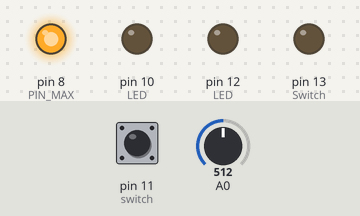
Simulated run of this sketch. Board: Arduino Uno, built with avr-gcc and run on an emulated ATmega328P. On the bench: output pins drawn as LEDs (lit = HIGH). Inputs (shaded band) come from the test bench; at power-on: A0 = 512, pin 11 (switch) HIGH.

Above: at 1.0 s.
1.1 s: A0 set to 414
2.6 s: A0 set to 389
At 3.4 s:
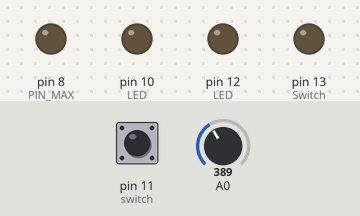
4.1 s: pin 11 (switch) pulled LOW for 0.25 s
At 4.4 s:
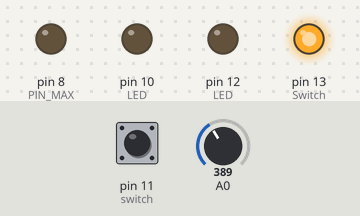
6.1 s: pin 11 (switch) pulled LOW for 3.2 s
At 9.9 s:
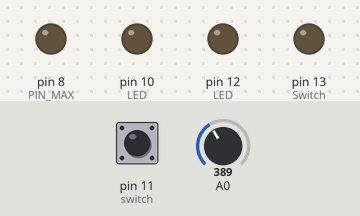
10.9 s: A0 set to 410
At 12.2 s:
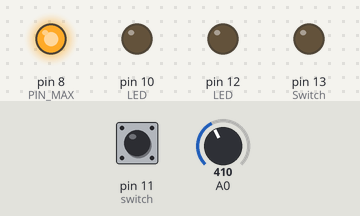
12.5 s: pin 11 (switch) pulled LOW for 1 s
At 13.5 s:
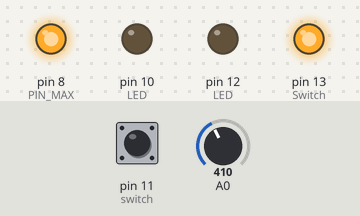
Timing chart, 0 to 15.5 s (numbered marks = the images above; inputs shaded):
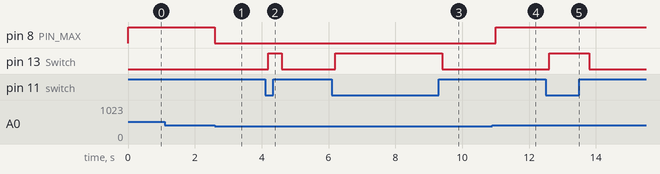

The sketch:

AssgnApp.ino
```cpp
#include <avr/io.h>
#include <util/delay.h>
#include "adc.h"
#include "dio.h"
#include "uart.h"
#include <stdlib.h>

int store_LDR;
int i;
int n;
#define thresh 400
//void init();

int main(void){
  init();

  while (1)
  {
    // code will run repeatedly
    // switch and LED
    int switch_press = (PINB & (1 << 3))!= 0;
    if(switch_press)  // if switch not pressed
    {
      PORTB = PORTB & ~(1 << 5);    // Switch OFF LED
     // _delay_ms(200);
    }
    else
    {
      PORTB = PORTB | (1 << 5);      // Switch ON LED
      _delay_ms(200);
      uart_sendstring("kEY IS PRESSED \n");
    }
    //LDR and LED

    store_LDR = Adc_ReadChannel(0);
    // convert store_LDR to string
    char str[10]={0};
    itoa(store_LDR, str, 10);
    // UART SEND store_LDR string form
    uart_sendstring(str);

    if(store_LDR > thresh){
      // If LDR reads low readings we will have to turn the LED on
      PORTB = PORTB | (1 << 0);      // Switch ON LED
      _delay_ms(200);
      // Uart send warning
      uart_sendstring("WARNING \n");
    }
    else{
      // If LDR reads high readings we will turn the LED off
      PORTB = PORTB & ~(1 << 0);     // Switch off LED
      _delay_ms(200);
    }
    // time referance LED for switch
  /*  if(switch_press){
       i=1;
       n=0;
      for(i;i==n+1;i++){
        PORTB = PORTB |(1<<2);
        _delay_ms(200);
        PORTB = PORTB &~(1<<2);
        _delay_ms(200);
        n=1;
      }

    delay(10000);
    i=i+n;
    }

 // time referance Potentiometer for switch
    if(store_LDR < thresh){
       i=1;
       n=0;
      for(i;i < n+1 ; i++){
        PORTB = PORTB |(1<<4);
        _delay_ms(200);
        PORTB = PORTB &~(1<<4);
        _delay_ms(200);
        n = 1;
      }

    delay(10000);
    i=i+n;
    }*/

  }
  return 0;
}

void init()
{
  // code will run once
  // Initalization of libraries

  Adc_Init();
  uart_init(9600);
  Dio_Init();

  }
```

adc.h
```cpp
// Function prototypes defined in header file for DIO

void Adc_Init(void);

unsigned short Adc_ReadChannel(unsigned char channel);
```

adc.ino
```cpp
#include <avr/io.h>

void Adc_Init(void)
{
    // AREF = AVcc
    ADMUX = (1<<REFS0);

    // ADC Enable and prescaler of 128
    // 16000000/128 = 125000
    ADCSRA = (1<<ADEN)|(1<<ADPS2)|(1<<ADPS1)|(1<<ADPS0);
}

unsigned short Adc_ReadChannel(unsigned char ch)
{

  // select the corresponding channel 0~7
  // ANDing with ’7′ will always keep the value
  // of ‘ch’ between 0 and 7
  ch &= 0b00000111;  // AND operation with 7
  ADMUX = (ADMUX & 0xF8)|ch; // clears the bottom 3 bits before ORing

  // start single convertion
  // write ’1′ to ADSC
  ADCSRA |= (1<<ADSC);

  // wait for conversion to complete
  // ADSC becomes ’0′ again
  // till then, run loop continuously
  while(ADCSRA & (1<<ADSC));

  return ADC;

}
```

uart.h
```cpp
// Function prototypes defined in header file for UART library
// .h files should be included in main app in order to use the library


void uart_SetBaudRate(int baud);
void uart_init(int baud);
void uart_transmit (unsigned char data);
unsigned char uart_recieve (void);
int uart_recieve_ready (void);
void uart_sendstring(unsigned char DataString);
```

uart.ino
```cpp
#include <avr/io.h>
#include <string.h>

void uart_SetBaudRate(int baud)
{
  int ubrr = ((F_CPU)/(baud*16UL)-1);
  UBRR0H = (ubrr>>8);                      // shift the register right by 8 bits
  UBRR0L = ubrr;                           // set baud rate bits [7 : 0]
}

void uart_init (int baud)
{
  uart_SetBaudRate(baud);
  UCSR0B|= (1<<TXEN0)|(1<<RXEN0);        // enable receiver and transmitter
  UCSR0C|= (1<<UCSZ00)|(1<<UCSZ01);      // 8bit data format
}

// function to send data
void uart_transmit (unsigned char data)
{
  int udr_empty;
  do
  {
    udr_empty = (UCSR0A & (1<<UDRE0)) != 0;
  }while(!udr_empty);                            // wait while register is free

  UDR0 = data;                                  // load data in the register
}

// function to receive data
unsigned char uart_recieve (void)
{
  while(!uart_recieve_ready ());                   // wait while data is being received
  return UDR0;                                   // return 8-bit data
}

int uart_recieve_ready (void)
{
  int flag = ((UCSR0A) & (1<<RXC0)) != 0;     // check if data is receiving is complete
  return flag;
}

void uart_sendstring (char * str)
{
  unsigned char i =0 ;
   while(str[i]!=0)
      {uart_transmit(str[i]) ; i++;}
}
```

dio.h
```cpp
#define DIO_INTERFACE_H_

#define DIO_u8_PORTA 0
#define DIO_u8_PORTB 1
#define DIO_u8_PORTC 2
#define DIO_u8_PORTD 3

#define DIO_u8_Pin0 0
#define DIO_u8_Pin1 1
#define DIO_u8_Pin2 2
#define DIO_u8_Pin3 3
#define DIO_u8_Pin4 4
#define DIO_u8_Pin5 5
#define DIO_u8_Pin6 6
#define DIO_u8_Pin7 7

#define DIO_u8_OUTPUT 0xFF
#define DIO_u8_INPUT 0x00

#define DIO_u8_HIGH 1
#define DIO_u8_LOW 0

#define PORT_MAX    4
#define PIN_MAX     8

//functions prototypes

//function to set pin direction
//port
//pin_number
//direction
void Dio_Init();
void DIO_VoidSetPinDirection(u8 DIO_u8PortId, u8 DIO_u8PinId, u8 DIO_PinDir);
void DIO_VoidSetPinValue(u8 DIO_u8PortId, u8 DIO_u8PinId, u8 DIO_PinVal);
void DIO_VoidSetPortDirection(u8 DIO_u8PortId, u8 DIO_PortDir);
void DIO_VoidSetPortValue(u8 DIO_u8PortId, u8 DIO_PortVal);
u8 DIO_GetPinVal(u8 Copy_u8PortID, u8 Copy_u8PinId);
```

dio.ino
```cpp
// #include "STD_TYPES.h"
#include "dio.h"

#define SET_BIT(Var,BitNo)       Var |= (1 << (BitNo))
#define CLR_BIT(Var,BitNo)       Var &= ~(1 << (BitNo))
#define TOGGLE_BIT(Var,BitNo)    Var ^= (1 << (BitNo))
#define GET_BIT(Var,BitNo)    (((Var) >> (BitNo)) & 0x01)

#define DIO_u8_PORTA_REG   *((volatile u8*)0X3B)
#define DIO_u8_PORTB_REG   *((volatile u8*)0X38)
#define DIO_u8_PORTC_REG   *((volatile u8*)0X35)
#define DIO_u8_PORTD_REG   *((volatile u8*)0X32)
#define DIO_u8_DDRA_REG   *((volatile u8*)0X3A)
#define DIO_u8_DDRB_REG   *((volatile u8*)0X37)
#define DIO_u8_DDRC_REG   *((volatile u8*)0X34)
#define DIO_u8_DDRD_REG   *((volatile u8*)0X31)
#define DIO_u8_PINA_REG   *((volatile u8*)0X39)
#define DIO_u8_PINB_REG   *((volatile u8*)0X36)
#define DIO_u8_PINC_REG   *((volatile u8*)0X33)
#define DIO_u8_PIND_REG   *((volatile u8*)0X30)

typedef unsigned char u8;
typedef signed char s8;
typedef unsigned short int u16;
typedef signed short int s16;
typedef unsigned long int u32;
typedef signed long int s32;
typedef float f32;
typedef double f64;

void Dio_Init(){

  DDRB = DDRB | (1 << 5);     // Make PB5 output as it is the first LED
  DDRB = DDRB & ~(1 << 3);    // Make PB3 input as it is the switch
  PORTB = PORTB | (1 << 3);   // Activate pull up resistance
  // defining Potentiometer and LED
  DDRB = DDRB | (1 << 0);     // Make PB0 output as it is the second LED
  //DDRC = DDRC & ~(1 << 1);    // Make Potentiometer as in input
  // defining time referance LEDs
  DDRB = DDRB | (1 << 2);     // Make PB0 output as it is the third LED
  DDRB = DDRB | (1 << 4);     // Make PB0 output as it is the fourth LED
}


void DIO_VoidSetPinDirection(u8 DIO_u8PortId, u8 DIO_u8PinId, u8 DIO_PinDir)
{
  if( (DIO_u8PortId < PORT_MAX) && (DIO_u8PinId < PIN_MAX) && (DIO_PinDir == DIO_u8_INPUT || DIO_PinDir == DIO_u8_OUTPUT) )
  {
    switch(DIO_u8PortId)
    {
    case DIO_u8_PORTA:
    if(DIO_PinDir == DIO_u8_INPUT)
    {
      CLR_BIT(DIO_u8_DDRA_REG,DIO_u8PinId);
    }
    else
    {
      SET_BIT(DIO_u8_DDRA_REG,DIO_u8PinId);
    }
    break;
  case DIO_u8_PORTB:
    if(DIO_PinDir == DIO_u8_INPUT)
    {
      CLR_BIT(DIO_u8_DDRB_REG,DIO_u8PinId);
    }
    else
    {
      SET_BIT(DIO_u8_DDRB_REG,DIO_u8PinId);
    }
    break;
  case DIO_u8_PORTC:
    if(DIO_PinDir == DIO_u8_INPUT)
    {
      CLR_BIT(DIO_u8_DDRC_REG,DIO_u8PinId);
    }
    else
    {
      SET_BIT(DIO_u8_DDRC_REG,DIO_u8PinId);
    }
    break;
  case DIO_u8_PORTD:
    if(DIO_PinDir == DIO_u8_INPUT)
    {
      CLR_BIT(DIO_u8_DDRD_REG,DIO_u8PinId);
    }
    else
    {
      SET_BIT(DIO_u8_DDRD_REG,DIO_u8PinId);
    }
    break;
    }
  }
}

void DIO_VoidSetPinValue(u8 DIO_u8PortId, u8 DIO_u8PinId, u8 DIO_PinVal)
{
  if( (DIO_u8PortId < PORT_MAX) && (DIO_u8PinId < PIN_MAX) && (DIO_PinVal == DIO_u8_HIGH || DIO_PinVal == DIO_u8_LOW) )
  {
    switch(DIO_u8PortId)
    {
    case DIO_u8_PORTA:
      if(DIO_PinVal == DIO_u8_HIGH)
      {
        SET_BIT(DIO_u8_PORTA_REG,DIO_u8PinId);
      }
      else
      {
        CLR_BIT(DIO_u8_PORTA_REG,DIO_u8PinId);
      }
      break;
    case DIO_u8_PORTB:
      if(DIO_PinVal == DIO_u8_HIGH)
      {
        SET_BIT(DIO_u8_PORTB_REG,DIO_u8PinId);
      }
      else
      {
        CLR_BIT(DIO_u8_PORTB_REG,DIO_u8PinId);
      }

      break;
    case DIO_u8_PORTC:
      if(DIO_PinVal == DIO_u8_HIGH)
      {
        SET_BIT(DIO_u8_PORTC_REG,DIO_u8PinId);
      }
      else
      {
        CLR_BIT(DIO_u8_PORTC_REG,DIO_u8PinId);
      }
      break;
    case DIO_u8_PORTD:
      if(DIO_PinVal == DIO_u8_HIGH)
      {
        SET_BIT(DIO_u8_PORTD_REG,DIO_u8PinId);
      }
      else
      {
        CLR_BIT(DIO_u8_PORTD_REG,DIO_u8PinId);
      }
      break;

    }
  }
}

u8 DIO_GetPinVal(u8 Copy_u8PortID, u8 Copy_u8PinId)
{
  u8 Local_u8PinVal ;
  switch(Copy_u8PortID)
  {
  case DIO_u8_PORTA:
    Local_u8PinVal = GET_BIT(DIO_u8_PINA_REG,Copy_u8PinId);
    break;
  case DIO_u8_PORTB:
    Local_u8PinVal = GET_BIT(DIO_u8_PINB_REG,Copy_u8PinId);
    break;
  case DIO_u8_PORTC:
    Local_u8PinVal = GET_BIT(DIO_u8_PINC_REG,Copy_u8PinId);
    break;
  case DIO_u8_PORTD:
    Local_u8PinVal = GET_BIT(DIO_u8_PIND_REG,Copy_u8PinId);
    break;
  }

  return Local_u8PinVal;
}
void DIO_VoidSetPortDirection(u8 DIO_u8PortId, u8 DIO_PortDir)
{
  switch(DIO_u8PortId)
  {
  case DIO_u8_PORTA : DIO_u8_DDRA_REG = DIO_PortDir;break;
  case DIO_u8_PORTB : DIO_u8_DDRB_REG = DIO_PortDir;break;
  case DIO_u8_PORTC : DIO_u8_DDRC_REG = DIO_PortDir;break;
  case DIO_u8_PORTD : DIO_u8_DDRD_REG = DIO_PortDir;break;
  }
}
void DIO_VoidSetPortValue(u8 DIO_u8PortId, u8 DIO_PortVal)
{
  switch(DIO_u8PortId)
    {
    case DIO_u8_PORTA : DIO_u8_PORTA_REG = DIO_PortVal;break;
    case DIO_u8_PORTB : DIO_u8_PORTB_REG = DIO_PortVal;break;
    case DIO_u8_PORTC : DIO_u8_PORTC_REG = DIO_PortVal;break;
    case DIO_u8_PORTD : DIO_u8_PORTD_REG = DIO_PortVal;break;
    }

}
```

Measured:
- the behaviour switches between 401 and 400 on A0 (found by bisection; images 0 and 1)
- after the input at 1.1 s, every drawn part: stays the same
- after the input at 2.6 s, pin 8 (PIN_MAX): HIGH → LOW at once
- after the input at 4.1 s, pin 13 (Switch): LOW → HIGH after 0.10 s, → LOW 0.40 s later
- after the input at 6.1 s, pin 13 (Switch): LOW → HIGH after 0.10 s, → LOW 3.2 s later
- after the input at 10.9 s, pin 8 (PIN_MAX): LOW → HIGH after 0.11 s
- after the input at 12.5 s, pin 13 (Switch): LOW → HIGH after 0.11 s, → LOW 1.2 s later
